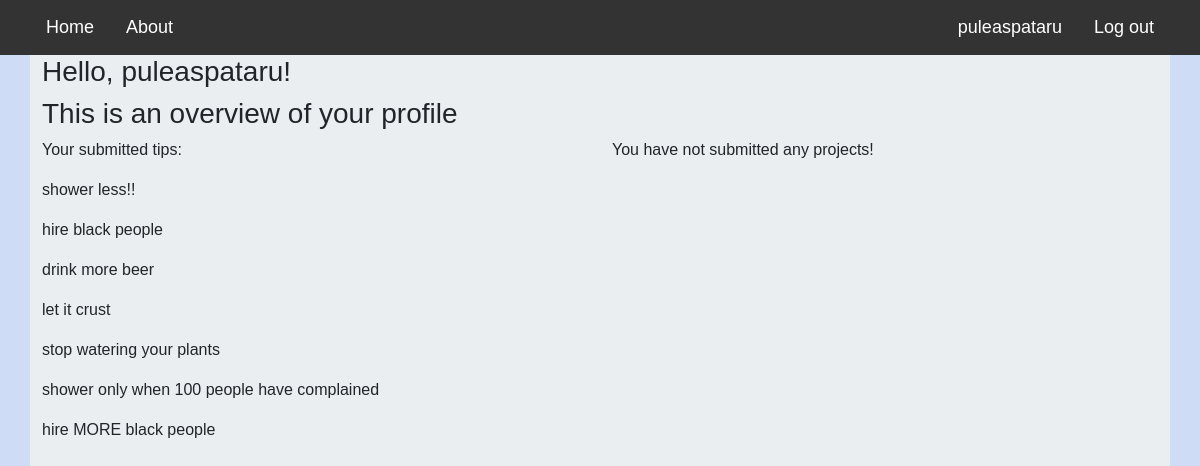
Screenshot of /profile/ (signed in) with the database file from the repository.
### database/models.py (models this page shows, shortened)
class WaterTip(models.Model):
    user = models.ForeignKey(User, on_delete=models.CASCADE)
    tip = models.CharField(max_length=200)

### water_conservation/views.py (the view)
# urls.py: path('profile/', views.profile_view, name='profile'),
def profile_view(request):
    is_logged_in = User.is_authenticated
    if is_logged_in:
        watertips = WaterTip.objects.filter(user=request.user)
        projects = Project.objects.filter(user=request.user)
        return render(request, 'profile.html', {'watertips': watertips, 'projects': projects})
    else:
        return redirect('/')

### templates/profile.html (shortened to what this page needs)
<!DOCTYPE html>
<html>
<head>
    {% load static %}
    <link rel="stylesheet" href="{% static 'css/bootstrap.css' %}">
    <link rel="stylesheet" href="{% static 'css/profile_style.css' %}">
</head>
<body>
    <header>
        <div class="container">
            <ul>
                <li><a href="/">Home</a></li>
                <li><a href="/">About</a></li>
                <li class="login"><a href="/logout/">Log out</a></li>
                <li class="login"><a href="/profile/">{{ user.username }}</a></li>
            </ul>
        </div>
    </header>
    <div class="container">
        <div class="content">
            <div class="row">
                <h3>Hello, {{ user.username }}!</h3>
                <h3>This is an overview of your profile</h3>
            </div>
            <div class="row">
                <div class="col">
                    {% if watertips %}
                        <p>Your submitted tips:</p>
                        {% for tip in watertips %}
                            <p>{{ tip.tip }}</p>
                        {% endfor %}
                    {% else %}
                        <p>You have not submitted any tips!</p>
                    {% endif %}
                </div>
                <div class="col">
                    {% if projects %}
                        <p>Your submitted projects:</p>
                        {% for project in projects %}
                            <p>{{ project.project_name }}</p>
                        {% endfor %}
                    {% else %}
                        <p>You have not submitted any projects!</p>
                    {% endif %}
                </div>
            </div>
        </div>
    </div>
</body>
</html>

### static/css/profile_style.css (style rules this page uses)
header { width: 100%; background-color: #333; display: flex; align-items: left; justify-content: left; }
html { height: 100% }
body { font-family: 'Arial', sans-serif; background-color: #ceddf5; height: 100%; margin: 0; }
body .container { display: flex; flex-flow: column; height: 100%; background-color: #ebeef0; }
header .container { background-color: #333; padding-top: 0px; padding: 0px; }
ul { list-style-type: none; margin: 0; padding: 0; overflow: hidden; background-color: #333; }
li { float: left; }
li.login { float: right }
li a { font-size: large; display: block; color: white; text-align: center; padding: 14px 16px; text-decoration: none; }

### rows the page displays
WaterTip: tip "shower less!!"
WaterTip: tip "hire black people"
WaterTip: tip "drink more beer"
WaterTip: tip "let it crust"
WaterTip: tip "stop watering your plants"
WaterTip: tip "shower only when 100 people have complained"
WaterTip: tip "hire MORE black people"

### other values shown
{{ user.username }} "puleaspataru"
